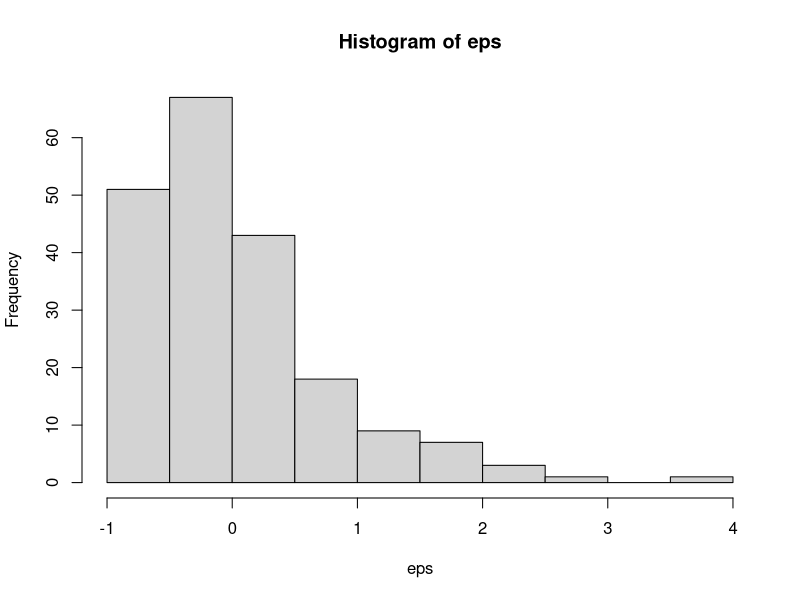

The R script that drew this image:
## ---- chunk 1
knitr::opts_chunk$set(echo = TRUE)
## ---- chunk 2
# Sample code to get started
n <- 20
b0 <- 10
b1 <- 2

x <- runif(n, 0, 10)
eps <- 3 * rnorm(n)
y <- b0 - b1 * (x - 5)^2 + eps

## ---- chunk 3
# Sample code to get started
n <- 200
b0 <- 10
b1 <- 2
eps_alpha <- 2
eps_beta <- 1/4


x <- runif(n, 0, 10)
eps <- (rgamma(n, eps_alpha, 1/eps_beta) - eps_alpha * eps_beta) * 2
y <- b0 - b1 * x + eps

hist(eps)
var(eps)
mean(eps)

## ---- chunk 4
# Sample code to get started
n <- 200
b0 <- 10
b1 <- 10

x <- runif(n, 0, 10)
eps <- rnorm(n, sd = 0.5 * x^2)
y <- b0 + b1 * x + eps

## ---- chunk 5
# Sample code to get started
n <- 200
b0 <- 10
b1 <- 10
rho <- 0.9
sigma <- 2

x <- runif(n, 0, 10)

eps <- arima.sim(model = list(ar = rho), n = n)

y <- b0 + b1 * x + eps

# OR...

eps <- rep(0, n)
e.ind <- rnorm(n, mean = 0, sd = (sigma / sqrt(1-rho^2)))
eps[1] <- e.ind[1]
for (i in 2:n) {
  eps[i] <- rho * eps[i-1] + e.ind[i]
}

y <- b0 + b1 * x + eps
## ---- chunk 6
#bla
## ---- chunk 7
#bla
## ---- chunk 8
n <- 20
b0 <- 10
b1 <- 3
b2 <- 7

simga <- 2

x1 <- runif(n, 0, 10)
x2 <- x1 + rnorm(n)
cor(x1, x2)


eps <- rnorm(n, sd = sigma)
y <- b0 + b1 * x1 + b2 * x2 + eps
